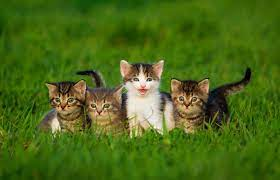
#> input picture DeepLearning/ObjectDetection/catFaceDetection/src/cat3.jpg, 280 x 180 px, found by its file name
$ jupyter execute catFaceDetection.ipynb
#> lines starting #> are read from the running program, lines starting #| are printed output that depends on the picture; after the words box and inside, x2 and y2 are one past the last pixel; in counts of white or black regions, pixels touching at a corner belong together
[cell 1]
import cv2

image = cv2.imread("D:/examples_forDeepLearning/ObjectDetection/catFaceDetection/src/cat3.jpg")
#> image is the input picture: shape (180, 280, 3); mean B, G, R 24.6, 104.5, 74.4
gray = cv2.cvtColor(image,cv2.COLOR_BGR2GRAY)
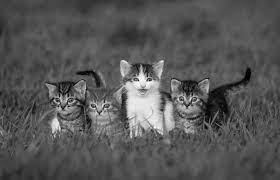
#> gray: shape (180, 280); min 0, max 254, mean 86.4
detector = cv2.CascadeClassifier("D:/examples_forDeepLearning/ObjectDetection/catFaceDetection/haarcascade_frontalcatface.xml")

rects = detector.detectMultiScale(gray,scaleFactor=1.045,minNeighbors = 3)
#> rects = [[125, 64, 34, 34], [173, 87, 30, 30], [49, 88, 30, 30], [85, 93, 31, 31]]

for (i,(x,y,w,h)) in enumerate(rects):
    cv2.rectangle(image,(x,y),(x+w,y+h),(0,255,255),2)
    cv2.putText(image,"Kedi {}".format(i+1),(x,y-10),cv2.FONT_HERSHEY_SIMPLEX,0.55,(0,255,255),2)
#> this loop made 4 passes
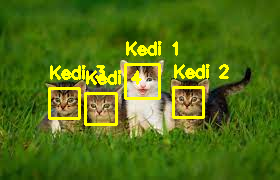
#> image: shape (180, 280, 3); 5.91% of pixels changed, all inside (x1, y1, x2, y2) = (48, 41, 229, 126)

cv2.imshow("cat detection",image)
cv2.waitKey(0)
cv2.destroyAllWindows()

$ run again, with DeepLearning/ObjectDetection/catFaceDetection/src/cat2.jpg copied over DeepLearning/ObjectDetection/catFaceDetection/src/cat3.jpg
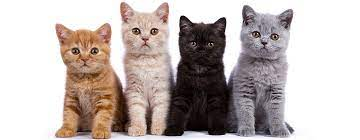
#> input picture DeepLearning/ObjectDetection/catFaceDetection/src/cat2.jpg, 360 x 140 px, found by its file name
#> image is the input picture: shape (140, 360, 3); mean B, G, R 178.7, 181.8, 192.1
#> `gray = cv2.cvtColor(image,cv2.COLOR_BGR2GRAY)`:
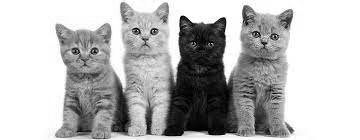
#> gray: shape (140, 360); min 0, max 255, mean 184.5
#> rects = [[122, 12, 46, 46], [182, 26, 41, 41], [60, 30, 49, 49], [242, 15, 49, 49]]
#> the loop `for (i,(x,y,w,h)) in enumerate(rects):` made 4 passes
#> after the loop `for (i,(x,y,w,h)) in enumerate(rects):`:
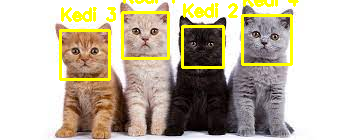
#> image: shape (140, 360, 3); 6.54% of pixels changed, all inside (x1, y1, x2, y2) = (59, 0, 299, 81)
